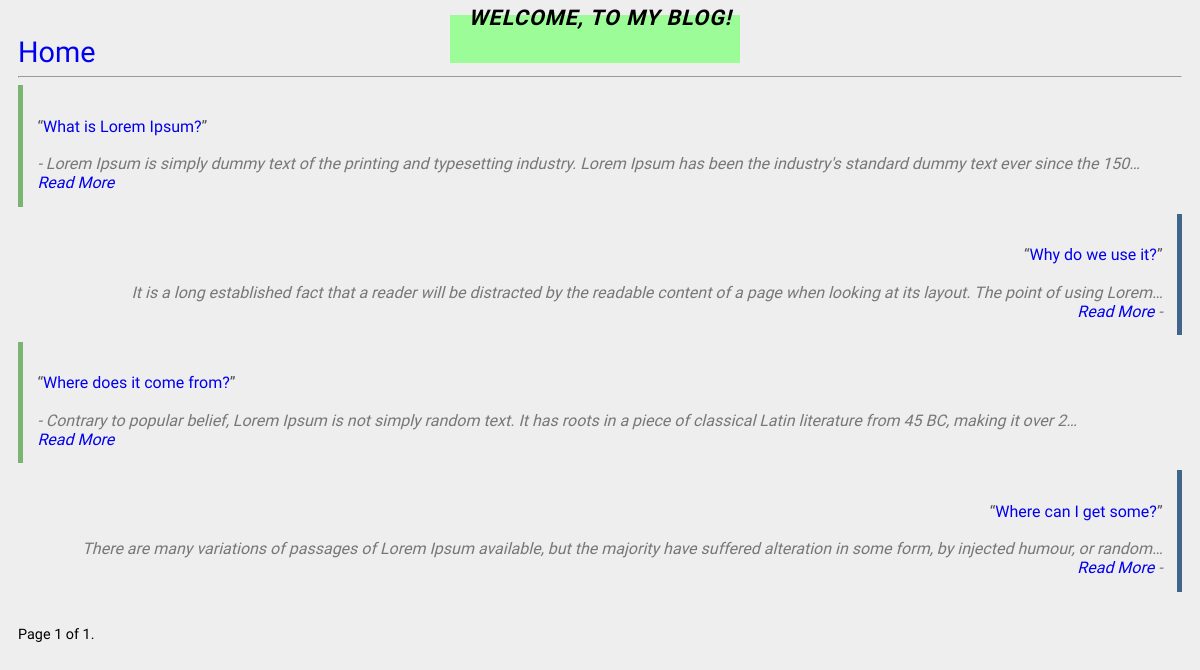
Before: / with the older database file.
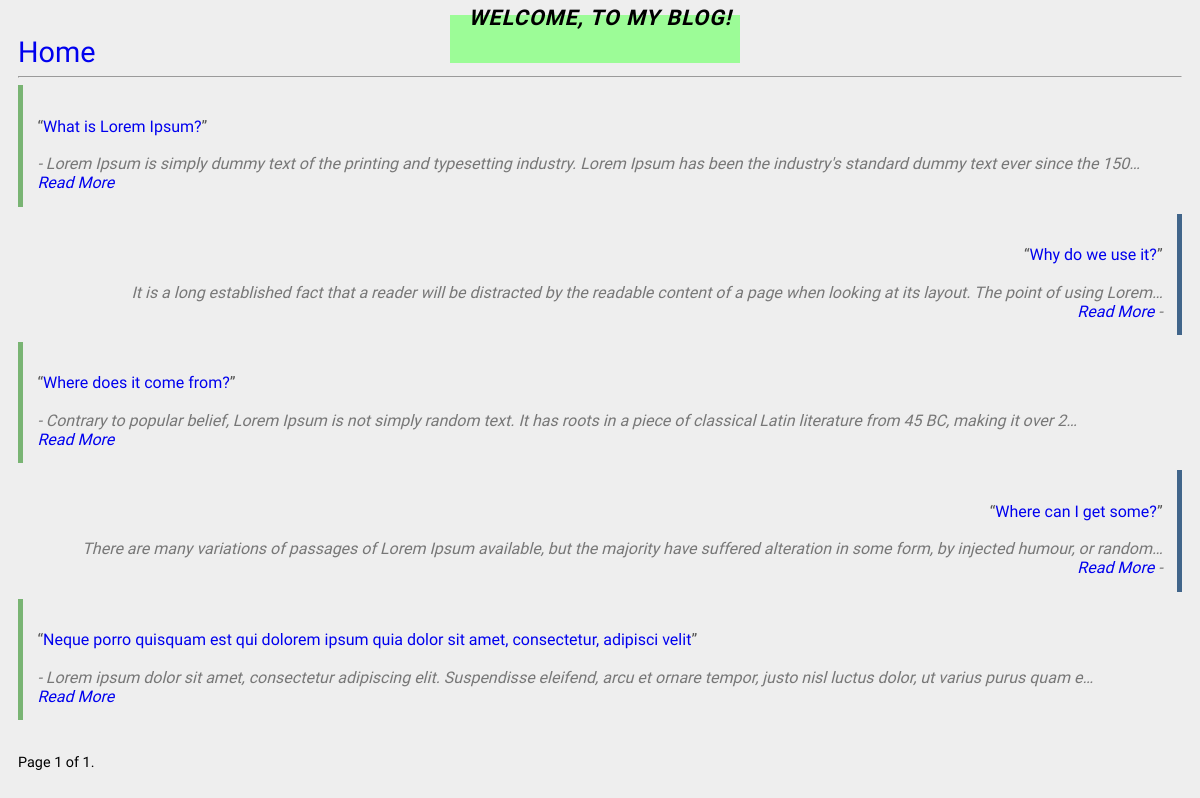
After: the same page with the newer database file.
### blog/models.py (models this page shows, shortened)
class Post(models.Model):
    title = models.CharField(max_length=255)
    body = models.TextField()
    create_time = models.DateTimeField(auto_now_add=True)

### blog/views.py (the view)
# urls.py: url(r'^$', views.view_posts, name='home-page'),
def view_posts(request):
	post_list = Post.objects.all().order_by("create_time");
	paginator = Paginator(post_list, 5) # Show 5 posts per page
	page = request.GET.get('page')
	try:
	    posts = paginator.page(page)
	except PageNotAnInteger:
	    posts = paginator.page(1)
	except EmptyPage:
	    posts = paginator.page(paginator.num_pages)
	return render(request, 'posts.html', {'posts': posts});

### blog/templates/posts.html (shortened to what this page needs)
{% extends 'base.html' %}
{% block content %}
<section>
  {% for post in posts %}
  <blockquote>
  	<p><q><a href="/posts/{{ post.id }}/">{{ post.title }}</a></q></p>
  	<footer>
	    {{ post.body|truncatechars:150 }}<br>
	    <a href="/posts/{{ post.id }}/"><i>Read More</i></a>
    </footer>
  </blockquote>
  {% endfor %}
  <br><br>
  <div class="pagination">
    <span class="step-links">
      <span class="current">
          Page {{ posts.number }} of {{ posts.paginator.num_pages }}.
      </span>
    </span>
  </div>
</section>
{% endblock %}

Changed rows visible on the page:
added Post: title "Neque porro quisquam est qui dolorem ipsum quia dolor sit amet, consectetur, adipisci velit", body "Lorem ipsum dolor sit amet, consectetur adipiscing elit. Suspendisse eleifend, arcu et ornare tempor, justo nisl luctus dolor, ut varius purus quam e…"
